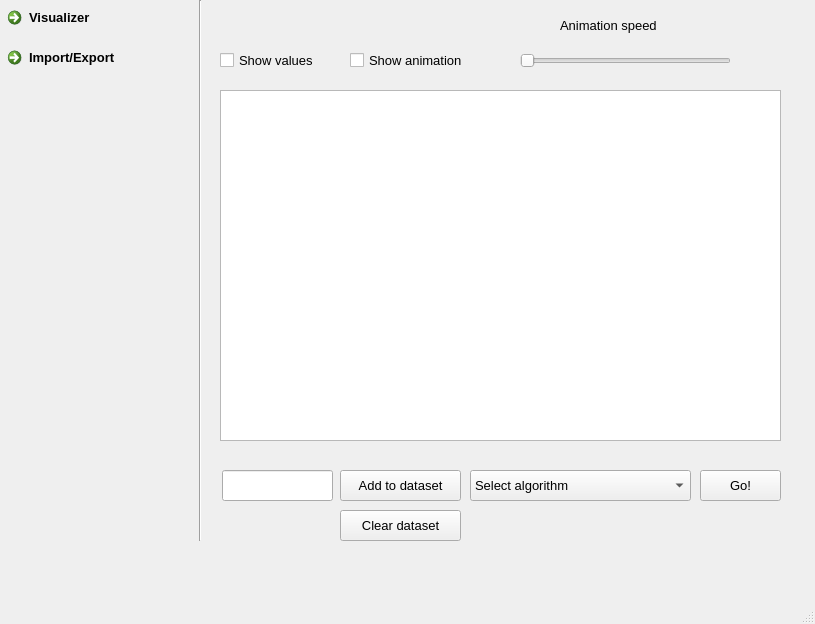
<?xml version="1.0" encoding="UTF-8"?>
<ui version="4.0">
 <class>MainWindow</class>
 <widget class="QMainWindow" name="MainWindow">
  <property name="geometry">
   <rect>
    <x>0</x>
    <y>0</y>
    <width>815</width>
    <height>624</height>
   </rect>
  </property>
  <property name="windowTitle">
   <string>MainWindow</string>
  </property>
  <widget class="QWidget" name="centralwidget">
   <widget class="QCheckBox" name="checkBox">
    <property name="geometry">
     <rect>
      <x>220</x>
      <y>50</y>
      <width>121</width>
      <height>20</height>
     </rect>
    </property>
    <property name="font">
     <font>
      <pointsize>10</pointsize>
     </font>
    </property>
    <property name="text">
     <string>Show values</string>
    </property>
   </widget>
   <widget class="QCheckBox" name="checkBox_2">
    <property name="geometry">
     <rect>
      <x>350</x>
      <y>50</y>
      <width>151</width>
      <height>20</height>
     </rect>
    </property>
    <property name="font">
     <font>
      <pointsize>10</pointsize>
     </font>
    </property>
    <property name="text">
     <string>Show animation</string>
    </property>
   </widget>
   <widget class="Line" name="line_2">
    <property name="geometry">
     <rect>
      <x>190</x>
      <y>0</y>
      <width>20</width>
      <height>541</height>
     </rect>
    </property>
    <property name="orientation">
     <enum>Qt::Vertical</enum>
    </property>
   </widget>
   <widget class="QCommandLinkButton" name="commandLinkButton">
    <property name="geometry">
     <rect>
      <x>0</x>
      <y>0</y>
      <width>201</width>
      <height>41</height>
     </rect>
    </property>
    <property name="font">
     <font>
      <family>Segoe UI</family>
      <pointsize>10</pointsize>
     </font>
    </property>
    <property name="text">
     <string>Visualizer</string>
    </property>
   </widget>
   <widget class="QCommandLinkButton" name="commandLinkButton_2">
    <property name="geometry">
     <rect>
      <x>0</x>
      <y>40</y>
      <width>201</width>
      <height>41</height>
     </rect>
    </property>
    <property name="font">
     <font>
      <family>Segoe UI</family>
      <pointsize>10</pointsize>
     </font>
    </property>
    <property name="text">
     <string>Import/Export</string>
    </property>
   </widget>
   <widget class="QSlider" name="horizontalSlider">
    <property name="geometry">
     <rect>
      <x>520</x>
      <y>50</y>
      <width>211</width>
      <height>22</height>
     </rect>
    </property>
    <property name="orientation">
     <enum>Qt::Horizontal</enum>
    </property>
   </widget>
   <widget class="QLabel" name="label">
    <property name="geometry">
     <rect>
      <x>560</x>
      <y>10</y>
      <width>131</width>
      <height>31</height>
     </rect>
    </property>
    <property name="font">
     <font>
      <pointsize>10</pointsize>
     </font>
    </property>
    <property name="text">
     <string>Animation speed</string>
    </property>
   </widget>
   <widget class="QGraphicsView" name="graphicsView">
    <property name="geometry">
     <rect>
      <x>220</x>
      <y>90</y>
      <width>561</width>
      <height>351</height>
     </rect>
    </property>
    <property name="verticalScrollBarPolicy">
     <enum>Qt::ScrollBarAsNeeded</enum>
    </property>
    <property name="horizontalScrollBarPolicy">
     <enum>Qt::ScrollBarAsNeeded</enum>
    </property>
    <property name="sizeAdjustPolicy">
     <enum>QAbstractScrollArea::AdjustIgnored</enum>
    </property>
   </widget>
   <widget class="QLineEdit" name="lineEdit">
    <property name="geometry">
     <rect>
      <x>222</x>
      <y>470</y>
      <width>111</width>
      <height>31</height>
     </rect>
    </property>
    <property name="dragEnabled">
     <bool>false</bool>
    </property>
   </widget>
   <widget class="QPushButton" name="addToDatasetButton">
    <property name="geometry">
     <rect>
      <x>340</x>
      <y>470</y>
      <width>121</width>
      <height>31</height>
     </rect>
    </property>
    <property name="font">
     <font>
      <pointsize>10</pointsize>
     </font>
    </property>
    <property name="text">
     <string>Add to dataset</string>
    </property>
   </widget>
   <widget class="QComboBox" name="comboBox">
    <property name="geometry">
     <rect>
      <x>470</x>
      <y>470</y>
      <width>221</width>
      <height>31</height>
     </rect>
    </property>
    <property name="font">
     <font>
      <pointsize>10</pointsize>
     </font>
    </property>
    <item>
     <property name="text">
      <string>Select algorithm</string>
     </property>
    </item>
    <item>
     <property name="text">
      <string>Insertion sort</string>
     </property>
    </item>
    <item>
     <property name="text">
      <string>Selection sort</string>
     </property>
    </item>
    <item>
     <property name="text">
      <string>Bubble sort</string>
     </property>
    </item>
    <item>
     <property name="text">
      <string>Quick sort</string>
     </property>
    </item>
    <item>
     <property name="text">
      <string>Merge sort</string>
     </property>
    </item>
    <item>
     <property name="text">
      <string>Shell sort</string>
     </property>
    </item>
   </widget>
   <widget class="QPushButton" name="pushButton_2">
    <property name="geometry">
     <rect>
      <x>700</x>
      <y>470</y>
      <width>81</width>
      <height>31</height>
     </rect>
    </property>
    <property name="font">
     <font>
      <pointsize>10</pointsize>
     </font>
    </property>
    <property name="text">
     <string>Go!</string>
    </property>
   </widget>
   <widget class="QPushButton" name="clearDatasetButton">
    <property name="geometry">
     <rect>
      <x>340</x>
      <y>510</y>
      <width>121</width>
      <height>31</height>
     </rect>
    </property>
    <property name="font">
     <font>
      <pointsize>10</pointsize>
     </font>
    </property>
    <property name="text">
     <string>Clear dataset</string>
    </property>
   </widget>
  </widget>
  <widget class="QMenuBar" name="menubar">
   <property name="geometry">
    <rect>
     <x>0</x>
     <y>0</y>
     <width>815</width>
     <height>26</height>
    </rect>
   </property>
  </widget>
  <widget class="QStatusBar" name="statusbar"/>
 </widget>
 <resources/>
 <connections/>
</ui>
